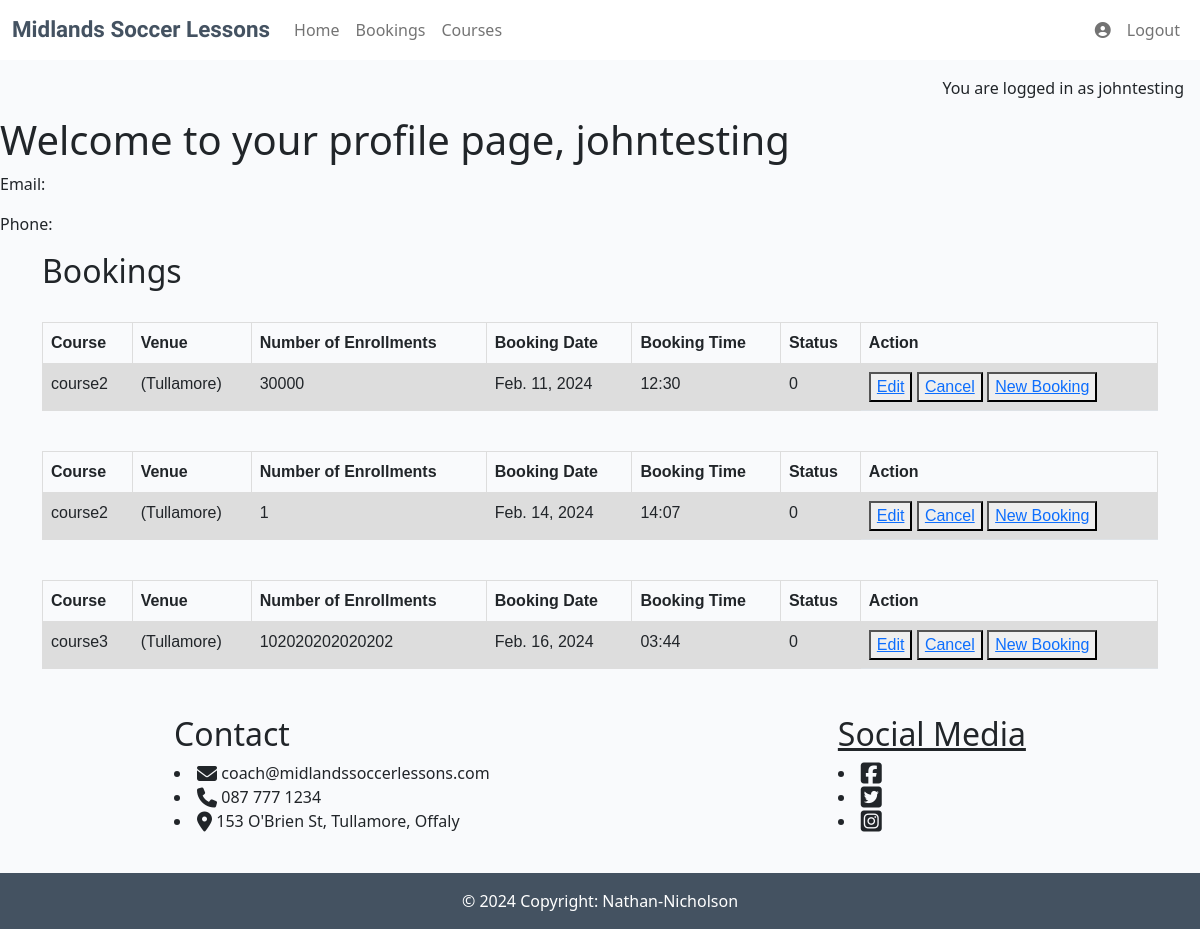
/profile/ (signed in), run on the app's committed database.
### soccer/models.py (models this page shows, shortened)
class Booking(models.Model):
    course_choice = [
        ('course1', "COURSE1 - Boys Aged 7-14 (60euros per boy)"),
        ('course2', "COURSE2 - Boys Aged 14-21 (80euros per boy)"),
        ('course3', "COURSE3 - Girls Aged 9-14 (40euros per girl)"),
    ]
    user = models.ForeignKey(
        User, on_delete=models.CASCADE,
        related_name="soccer"
    )
    first_name = models.CharField(max_length=20)
    last_name = models.CharField(max_length=20)
    course_selection = models.CharField(max_length=100, choices=course_choice)
    email = models.EmailField()
    contact_phone = models.CharField(max_length=15, null=False, blank=False)
    booking_date = models.DateField(null=False, blank=False)
    booking_time = models.CharField(null=False, blank=False, max_length=5)
    number_of_attendees = models.IntegerField(default=1, blank=False)
    booking_status = models.IntegerField(choices=BOOKING_STATUS, default=0)

### soccer/views.py (the view)
# urls.py: path('profile/', views.profile, name='profile'),
def profile(request):
    context = {}
    form = BookingForm()
    bookings = Booking.objects.all()
    if 'save' in request.POST:
        form = BookingForm(request.POST)
    if form.is_valid():
        form.save()
    elif 'delete' in request.POST:
        pk = request.POST.get('delete')
        booking = Booking.objects.get(id=pk)
        booking.delete()
    elif 'edit' in request.POST:
        pk = request.POST.get('edit')
        booking = Booking.objects.get(id=pk)
        form = BookingForm(instance=booking)
    context['form'] = form
    return render(request, "soccer/profile.html", {'bookings': bookings})

### soccer/templates/soccer/profile.html
{% extends "base.html" %}
{% load static %}
{% url 'profile' as profile_url %}
{% block content %}
<h1>Welcome to your profile page, {{ user.username }}</h1>
<div>
  <p>Email: {{ user.email }}</p>
  <p>Phone: {{ booking.phone }}</p>
</div>
<div class="container">
    <div><h2>Bookings</h2>
        <div class="bookings">
          {% for booking in bookings %}
          {% if user == booking.user %}
        <table class="table">
          <tr class="tr">
            <th class="th">Course</th><br>
            <th class="th">Venue</th>
            <th class="th">Number of Enrollments</th>
            <th class="th">Booking Date</th>
            <th class="th">Booking Time</th>
            <th class="th">Status</th>
            <th class="th">Action</th>
          </tr>
          <tr class="tr">
            <div class="booking">
              <td class="td">{{ booking.course_selection }}</td>
            </div>
            <td class="td">(Tullamore)</td>
            <td class="td">{{ booking.number_of_attendees }}</td>
            <td class="td">{{ booking.booking_date }}</td>
            <td class="td">{{ booking.booking_time }}</td>
            <td class="td">{{ booking.booking_status }}</td>
            <td><button formnovalidate name="edit" value="{{ booking.id }}"><a  href="{% url 'edit_booking' booking.id %}">Edit</a></button>
              <button formnovalidate name="delete" value="{{  booking.id }}" type="submit" onclick="return confirm('Are you sure you want to CANCEL your booking?');"><a href="{% url 'delete_booking' booking.id %}">Cancel</a></button>
              <button id="myBtn" name="save" value="{{  booking.id }}"><a href="{% url 'bookings' %}">New Booking</a></button></td>
          </tr>
        </table>
        {% endif %}
        {% endfor %}
      </div>
    </div>
  </div>
{% endblock %}

### templates/base.html (shortened to what this page needs)
{% load static %}
{% url 'account_login' as login_url %}
{% url 'account_signup' as signup_url %}
{% url 'account_logout' as logout_url %}
<!DOCTYPE html>
<html class="h-100" lang="en">
<head>
    <link rel="stylesheet" href="{% static 'css/style.css' %}">
    <link href="https://cdn.jsdelivr.net/npm/bootstrap@5.0.1/dist/css/bootstrap.min.css" rel="stylesheet"
>
</head>
<body class="d-flex flex-column h-100 main-bg">
    <nav class="navbar navbar-expand-lg navbar-light bg-white">
        <div class="container-fluid">
            <a class="navbar-brand" href="{% url 'home' %}"><div class="logo-bg"><span class="logo">Midlands <span class="logo">Soccer </span><span
                        class="logo">Lessons</span></span></div></a>
            <div class="collapse navbar-collapse" id="navbarText" style="justify-content: space-between;">
                <ul class="navbar-nav nav-main-links">
                    <li class="nav-item">
                        <a class="nav-link {% if request.path == home_url %}active{% endif %}" aria-current="page"
                            href="{% url 'home' %}">Home</a>
                    </li>
                    <li class="nav-item">
                        <a class="nav-link {% if request.path == home_url %}active{% endif %}" aria-current="page"
                            href="{% url 'bookings' %}">Bookings</a>
                    </li>
                    <li class="nav-item">
                        <a class="nav-link {% if request.path == home_url %}active{% endif %}" aria-current="page"
                            href="{% url 'courses' %}">Courses</a>
                    </li>
                </ul>
                <ul class="navbar-nav">
                    {% if user.is_authenticated %}
                    <li class="nav-item">
                        <a class="nav-link" href="{% url 'profile' %}"><i class="fa-solid fa-circle-user"></i></a>
                    </li>
                    <li class="nav-item">
                        <a class="nav-link {% if request.path == logout_url %}active{% endif %}" aria-current="page"
                        href="{% url 'account_logout' %}">Logout</a>
                    </li>
                    {% endif %}
                </ul>
            </div>
        </div>
    </nav>
    <main class="flex-shrink-0 main-bg">
        {% if user.is_authenticated %}
        <p class="text-end m-3">You are logged in as {{ user.username }}</p>
        {% else %}
        <p class="text-end m-3">You are not logged in</p>
        {% endif %}
    </main>
    {% block content %}{% endblock content %}
<div class="end">
    <ui><h2 class="contact-title">Contact</h2>
        <li><i class="fa-solid fa-envelope fa-lg"></i> coach@midlandssoccerlessons.com</li>
        <li><i class="fa-solid fa-phone fa-lg"></i> 087 777 1234</li>
        <li><i class="fa-solid fa-location-dot fa-lg"></i>   153 O'Brien St, Tullamore, Offaly</li>
    </ui>
    <u><h2 class="social-media">Social Media</h2>
        <li><a href="https://www.facebook.com/" target="_blank"><i class="fa-brands fa-square-facebook fa-xl" aria-hidden="true" style="color:#212529;"></i></a></li>
        <li><a href="https://twitter.com/" target="_blank"><i class="fa-brands fa-square-twitter fa-xl" aria-hidden="true" style="color:#212529;"></i></a></li>
        <li><a href="https://www.instagram.com/" target="_blank"><i class="fa-brands fa-square-instagram fa-xl" aria-hidden="true" style="color:#212529;"></i></a></li>
    </u>
</div>
    <footer class="footer mt-auto py-3 dark-bg">
        <p class="m-0 text-center text-white">&copy; 2024 Copyright: Nathan-Nicholson</p>
    </footer>
</body>
</html>

### static/css/style.css (style rules this page uses)
body { background-color: #F9FAFC; }
.logo { font-family: 'Rubik Burned', sans-serif; font-size: 1.4rem; font-weight: 700; color: #445261; }
.dark-bg { background-color: #445261; }
.main-bg { background-color: #F9FAFC; }
.end { display: flex; justify-content: space-around; box-sizing: border-box; padding-top: 30px; padding-bottom: 40px; }
body, html { height: 100%; }
.table { font-family: arial, sans-serif; border-collapse: collapse; width: 100%; }
.td, .th { border: 1px solid #dddddd; text-align: left; padding: 8px; }
.tr:nth-child(even) { background-color: #dddddd; }

### data on the page
Booking: course_selection "course2", number_of_attendees "30000", booking_date "Feb. 11, 2024", booking_time "12:30", booking_status "0", {{ booking.id }} 1 (drawn)
Booking: course_selection "course2", number_of_attendees "1", booking_date "Feb. 14, 2024", booking_time "14:07", booking_status "0", {{ booking.id }} 2 (drawn)
Booking: course_selection "course3", number_of_attendees "102020202020202", booking_date "Feb. 16, 2024", booking_time "03:44", booking_status "0", {{ booking.id }} 3 (drawn)

### other printed values
{{ user.username }} "johntesting"
